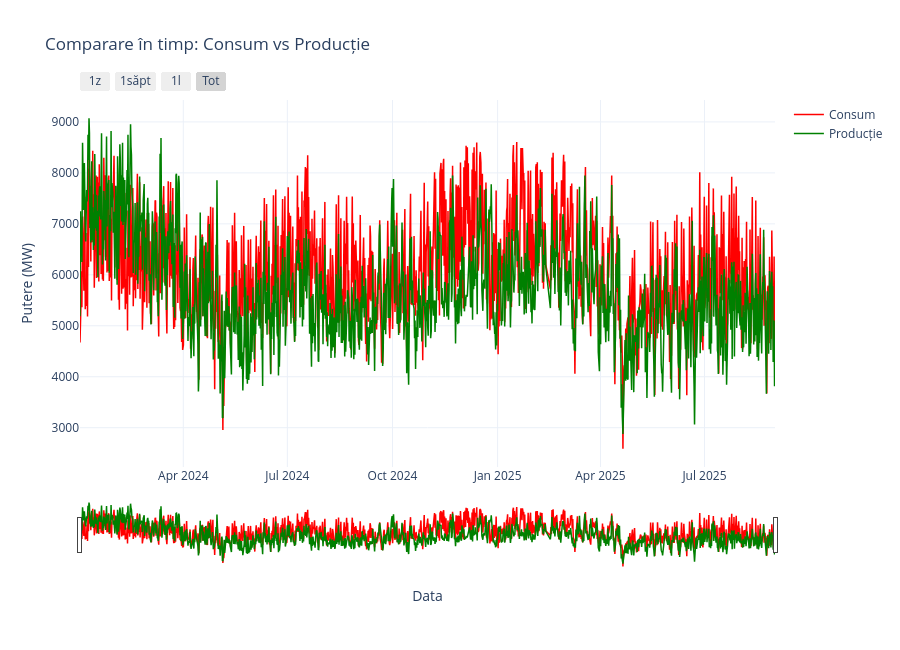

Notebook cell for this chart:
### Code cell
# Comparare grafică între consum și producție
# Linie în timp: consum vs producție

fig = go.Figure()

fig.add_trace(go.Scatter(
    x=data['date'], y=data['consum'],
    mode='lines',
    name='Consum',
    line=dict(color='red', width=1.5)
))

fig.add_trace(go.Scatter(
    x=data['date'], y=data['productie'],
    mode='lines',
    name='Producție',
    line=dict(color='green', width=1.5)
))

fig.update_layout(
    title='Comparare în timp: Consum vs Producție',
    xaxis_title='Data',
    yaxis_title='Putere (MW)',
    hovermode='x unified',
    height=650,
    template='plotly_white'
)

fig.update_layout(
    xaxis=dict(
        rangeselector=dict(
            buttons=list([
                dict(count=1, label="1z", step="day", stepmode="backward"),
                dict(count=7, label="1săpt", step="day", stepmode="backward"),
                dict(count=1, label="1l", step="month", stepmode="backward"),
                dict(step="all", label="Tot")
            ])
        ),
        rangeslider=dict(visible=True),
        type="date"
    )
)

fig.show()

### Figure 1 — Plotly figure (JSON) as saved in the notebook; plotly's stock layout.template omitted (floating-point values rounded to 4 significant figures; data arrays with more than 128 entries replaced by an {"elided": "..."} marker saying what was removed)
{"data": [{"line": {"color": "red", "width": 1.5}, "mode": "lines", "name": "Consum", "type": "scatter", "x": {"elided": "1394 str values"}, "y": {"elided": "1394 int values"}}, {"line": {"color": "green", "width": 1.5}, "mode": "lines", "name": "Producție", "type": "scatter", "x": {"elided": "1394 str values"}, "y": {"elided": "1394 int values"}}], "layout": {"height": 650, "hovermode": "x unified", "title": {"text": "Comparare în timp: Consum vs Producție"}, "xaxis": {"rangeselector": {"buttons": [{"count": 1, "label": "1z", "step": "day", "stepmode": "backward"}, {"count": 7, "label": "1săpt", "step": "day", "stepmode": "backward"}, {"count": 1, "label": "1l", "step": "month", "stepmode": "backward"}, {"label": "Tot", "step": "all"}]}, "rangeslider": {"visible": true}, "title": {"text": "Data"}, "type": "date"}, "yaxis": {"title": {"text": "Putere (MW)"}}}}
